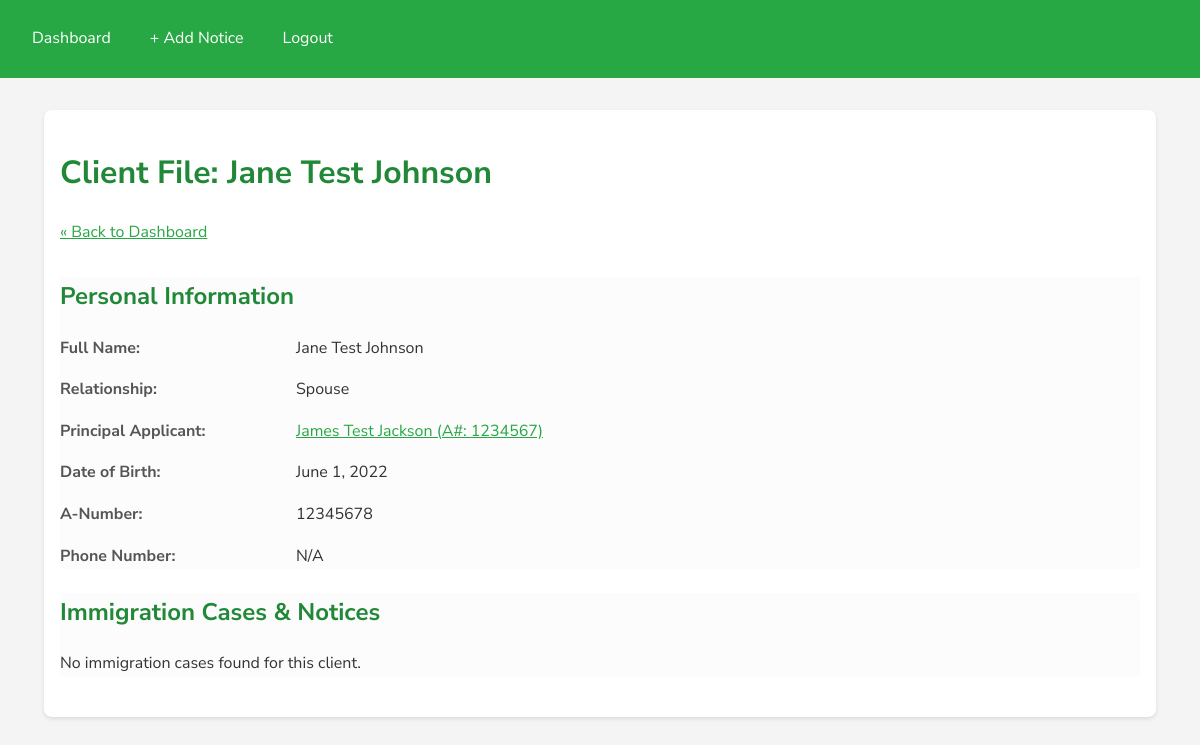
/client/1/ (signed in), run on the app's committed database.
### clients/models.py (models this page shows)
class Client(models.Model):
    RELATIONSHIP_CHOICES = [
        ('PRINCIPAL', 'Principal Applicant'),
        ('SPOUSE', 'Spouse'),
        ('CHILD', 'Child'),
        ('PARENT', 'Parent'),    # ADDED
        ('SIBLING', 'Sibling'),  # ADDED
    ]
    principal_applicant = models.ForeignKey(
        'self',
        on_delete=models.SET_NULL, # Prevents deleting family if a principal is deleted
        null=True,
        blank=True,
        related_name='derivatives'
    )
    relationship_type = models.CharField(max_length=20, choices=RELATIONSHIP_CHOICES, default='PRINCIPAL')
    first_name = models.CharField(max_length=100)
    last_name = models.CharField(max_length=100)
    alien_number = models.CharField(max_length=20, blank=True, unique=True, null=True, help_text="A-Number (if available)")
    date_of_birth = models.DateField(help_text="Format: YYYY-MM-DD")
    def __str__(self):
        return f"{self.first_name} {self.last_name} (A#: {self.alien_number or 'N/A'})"

### clients/views.py (the view)
# urls.py: path('client/<int:client_id>/', views.client_detail, name='client_detail'),
@login_required
def client_detail(request, client_id):
    client = get_object_or_404(Client, id=client_id)
    return render(request, 'clients/client_detail.html', {'client': client})

### clients/templates/clients/client_detail.html (shortened to what this page needs)
{% extends "clients/base.html" %}
{% block content %}
    <h1>Client File: {{ client.first_name }} {{ client.last_name }}</h1>
    <div style="margin-bottom: 2rem;">
        <a href="{% url 'dashboard' %}">&laquo; Back to Dashboard</a>
    </div>
    <div class="section">
        <h2>Personal Information</h2>
        <dl class="detail-grid">
            <dt>Full Name:</dt> <dd>{{ client.first_name }} {{ client.last_name }}</dd>
            <dt>Relationship:</dt> <dd>{{ client.get_relationship_type_display }}</dd>
            {% if client.principal_applicant %}
                <dt>Principal Applicant:</dt>
                <dd>
                    <a href="{% url 'client_detail' client.principal_applicant.id %}">
                        {{ client.principal_applicant }}
                    </a>
                </dd>
            {% endif %}
            <dt>Date of Birth:</dt> <dd>{{ client.date_of_birth }}</dd>
            <dt>A-Number:</dt> <dd>{{ client.alien_number|default:"N/A" }}</dd>
            <dt>Phone Number:</dt> <dd>{{ client.phone_number|default:"N/A" }}</dd>
        </dl>
    </div>
    <div class="section">
        <h2>Immigration Cases &amp; Notices</h2>
        {% for case in client.cases.all %}
            <h3>Case: {{ case.case_name }}</h3>
            <div class="table-container">
                <table>
                    <thead>
                        <tr>
                            <th>Form/Notice Type</th>
                            <th>Receipt #</th>
                            <th>Received Date</th>
                            <th>Processing Center</th>
                        </tr>
                    </thead>
                    <tbody>
                    {% for notice in case.notices.all %}
                        <tr>
                            <td>{{ notice.form_type }}</td>
                            <td>{{ notice.receipt_number|default:"N/A" }}</td>
                            <td>{{ notice.received_date|default:"N/A" }}</td>
                            <td>{{ notice.processing_center|default:"N/A" }}</td>
                        </tr>
                    {% empty %}
                        <tr><td colspan="4">No notices or receipts found for this case.</td></tr>
                    {% endfor %}
                    </tbody>
                </table>
            </div>
        {% empty %}
            <p>No immigration cases found for this client.</p>
        {% endfor %}
    </div>
{% endblock %}

### clients/templates/clients/base.html (style rules this page uses)
:root { --primary-green: #28a745; --dark-green: #218838; --light-gray: #f4f4f4; --text-color: #333; --white: #ffffff; }
body { font-family: 'Nunito Sans', sans-serif; margin: 0; background-color: var(--light-gray); color: var(--text-color); line-height: 1.6; }
h1, h2, h3 { color: var(--dark-green); }
a { color: var(--primary-green); }

### clients/templates/clients/client_detail.html (style rules this page uses)
.section { margin-bottom: 1.5rem; background-color: #fcfcfc; }
.detail-grid { display: grid; grid-template-columns: 180px 1fr; gap: 1em; }
.detail-grid dt { font-weight: bold; color: #555; }

### data on the page
Client: first_name "Jane Test", last_name "Johnson", relationship_type "Spouse", principal_applicant "James Test Jackson (A#: 1234567)", date_of_birth "June 1, 2022", alien_number "12345678"

### other printed values
{{ client.phone_number|default:"N/A" }} "N/A"
